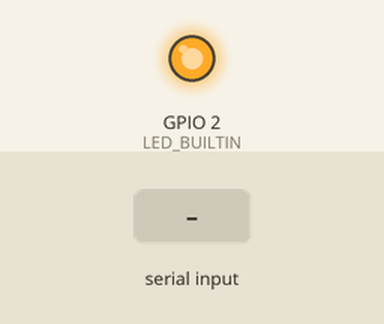
A sketch run on a simulated ESP8266 (NodeMCU). Parts: output pins drawn as LEDs (lit = HIGH, except the on-board LED, lit = LOW). Inputs (shaded band) come from the test bench. WiFi joins after 1.5 s; servers stay silent unless stated; storage starts empty; pins used as bus, display or sensor lines are not drawn; what the sketch prints to the serial monitor is not drawn.

Above: at 2.7 s.
2.8 s: "," received over Serial
At 3.5 s:
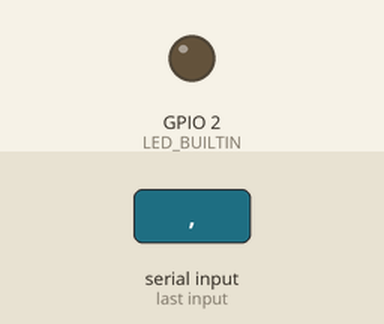
4.3 s: "." received over Serial
At 4.6 s:
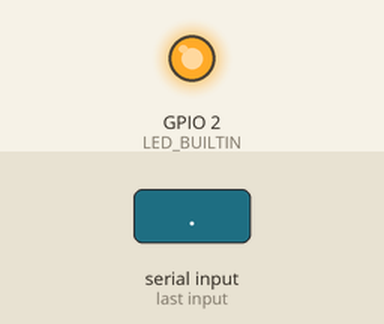
5.8 s: "90,45,200\n" received over Serial
At 6.9 s:
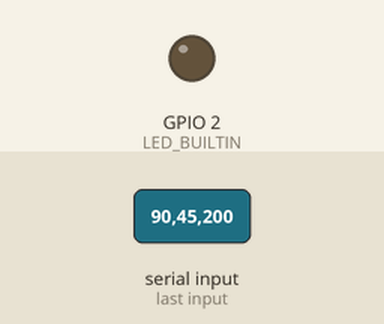
Timing chart, 0 to 8.8 s (numbered marks = the images above; inputs shaded):
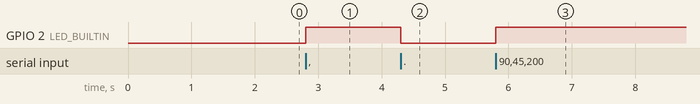

Measured:
- after the input at 2.8 s, GPIO 2 (LED_BUILTIN): LOW → HIGH at once
- after the input at 4.3 s, GPIO 2 (LED_BUILTIN): HIGH → LOW at once
- after the input at 5.8 s, GPIO 2 (LED_BUILTIN): LOW → HIGH at once

The sketch:

main.ino
```cpp
#include <FS.h>
#include <ESP8266WiFi.h>
#include <WiFiClient.h>
#include <ESP8266WebServer.h>
#include<Timer.h>

const char* ssid = "ESP8266_AP";
const char* password = "@Aass_esp8266";
String usn ="admin";
String psd ="admin";

String set_stime_m;
String set_stime_s;
String set_ftime_m;
String set_ftime_s;
String set_ptime_m;
String set_ptime_s;
int set_stime;
int set_ftime;
int set_ptime;
int ttime = 0; //總時間
int stime = 0; //剩餘時間
int nstate = 3;//倒數狀態 STOP/START/SETTING/UP
int ftime = 2; //閃爍次數
int ptime = 30;//提示鈴時間
const char RE_LOG[] =
"<!DOCTYPE html>"
"<html lang=\"zh-TW\">"
"<head>"
    "<meta charset=\"UTF-8\">"
    "<meta name=\"viewport\" content=\"width=device-width, initial-scale=1.0\">"
    "<link rel=\"stylesheet\" href=\"css/bootstrap.min.css.gz\">"
    "<script src=\"js/jquery-3.5.1.min.js.gz\"></script>"
    "<script src=\"js/bootstrap.min.js.gz\"></script>"
    "<title>index</title>"
"</head>"
"<body>"
 "<div class=\"container-fluid\">"
  "<div class=\"row\">"

    "<div class=\"container p-4 my-4 bg-dark text-white\">"
      "<a href=\"LOG/LOG.html\" role=\"button\" class=\"btn btn-outline-danger active float-right\">進階設定</a>"
      "<h1 class=\"display-3\">專題計數器頁面</h1>"
    "</div>"
  "</div>"
  "<div class=\"row\">"
    "<div class=\"col\">"
      "<div class=\"container p-4 my-4 bg-info text-white\">"
         "<ul class=\"list-group\">"
           "<li class=\"list-group-item list-group-item-info\">"
            "<div class=\"row\">"
              "<div class=\"col-sm-3\"><span>登入失敗請重新登入</span></div>"
              "<div class=\"col-sm-9\">"
                              "<input type=\"button\" class=\"btn btn-outline-danger active float-right\" value=\"返回登入\" onclick=\'location.href=\"LOG.html\"\'>"
                          "</div>"
            "</div>"
          "</li>"
        "</ul>"
      "</div>"
    "</div>"
  "</div>"
  "<div class=\"col-sm-9\">"
    "</div>"
    "<div class=\"col-sm-3\">"
      "<h6 class=\"text-muted\">切勿抄襲 <small>by Mockingjay </small></h6>"
    "</div>"
  "</div>"
"</div>"

"</body>"
"</html>";

const char RE_SET[] =
"<!DOCTYPE html>"
"<html lang=\"zh-TW\">"
"<head>"
    "<meta charset=\"UTF-8\">"
    "<meta name=\"viewport\" content=\"width=device-width, initial-scale=1.0\">"
    "<link rel=\"stylesheet\" href=\"css/bootstrap.min.css.gz\">"
    "<script src=\"js/jquery-3.5.1.min.js.gz\"></script>"
    "<script src=\"js/bootstrap.min.js.gz\"></script>"
    "<title>index</title>"
"</head>"
"<body>"
"<script>document.location.href=\"set.html\";</script>"
"</body>"
"</html>";

const char SET_VAR[] =
"<!DOCTYPE html>"
"<html lang=\"zh-TW\">"
"<head>"
    "<meta charset=\"UTF-8\">"
    "<meta name=\"viewport\" content=\"width=device-width, initial-scale=1.0\">"
    "<link rel=\"stylesheet\" href=\"css/bootstrap.min.css.gz\">"
    "<script src=\"js/jquery-3.5.1.min.js.gz\"></script>"
    "<script src=\"js/bootstrap.min.js.gz\"></script>"
    "<title>index</title>"
"</head>"
"<body>"

"<script language=\"javascript\">"
  "alert(\'完成設定\');"
  "document.location.href=\"set.html\";"
"</script>"
"</body>"
"</html>";


ESP8266WebServer server(80);
Timer t1s;
Timer t5s;
Timer t400ms;

void correction()
{
  digitalWrite(14,HIGH); //14 = GPIO14 = D5
  Serial.print("Am");
  Serial.print(String(ttime/60)+",");
  Serial.print("As");
  Serial.print(String(ttime%60)+",");
  Serial.print("Bm");
  Serial.print(String(stime/60)+",");
  Serial.print("Bs");
  Serial.print(String(stime%60)+",");
  Serial.print("C");
  Serial.print(String(nstate)+",");
  Serial.print("D");
  Serial.print(String(ftime)+",");
  Serial.print("E");
  //Serial.print(String(ptime)+",");
  Serial.println(String(ptime)+",");
  digitalWrite(14,LOW);
}
int flag_tx = 0;
bool brin = LOW;
void get_info_arm()
{
  if(Serial.available())
  {
    if(flag_tx == 0)
    {
      flag_tx = 1;
    }
    else
    {
      flag_tx = 0;
    }
    digitalWrite(LED_BUILTIN,flag_tx);

    String str1 = Serial.readString();
    str1.trim();
    int value [4]; //[0]:stime [1]:state [2]:position of , [3]:position of .
    value[2] = str1.indexOf(",",0);
    value[3] = str1.indexOf(".",0);
    String a = "";
    String b = "";
    nstate = str1.substring(value[2]+1,value[3]).toInt();
    if(nstate == 3)
    {
      stime = str1.substring(0,value[2]).toInt();
    }
  }
}

void count()
{
  ttime +=1;
  if(stime < 0 && nstate == 2)
  {
    nstate = 4;
  }
  if(nstate == 2 || nstate ==  4)
  {
    stime -=1;
  }
}
unsigned long t400mso;
unsigned long t400msn;
unsigned long t1so;
unsigned long t1sn;
void setup() {
  pinMode(LED_BUILTIN,OUTPUT);
  pinMode(14,OUTPUT); //D5 GPIO14
  //pinMode(4,OUTPUT); //D2 GPIO4
  digitalWrite(14,LOW);
  //digitalWrite(14,HIGH);
  Serial.begin(115200);
  WiFi.mode(WIFI_STA);
  WiFi.begin(ssid,password);
   // Wait for connection
  WiFi.config(IPAddress(192,168,4,101),IPAddress(192,168,4,254),IPAddress(255,255,255,0));//固定IP
  while (WiFi.status() != WL_CONNECTED) {
    delay(500);
    Serial.print(".");
  }
  Serial.print("IP Address: ");
  Serial.println(WiFi.localIP());
  server.begin();
  server.on("/", fileindex);
  server.on("/index.html", fileindex);
  server.on("/LOG.html", LOG);
  server.on("/set.html", SET);
  server.on("/var/function.js",func);
  server.on("/css/bootstrap.min.css.gz", bootstrap);
  server.on("/js/bootstrap.min.js.gz", bootstrapmin);
  server.on("/js/jquery-3.5.1.min.js.gz", jquery);
  server.on("/check", []() {
    String username = server.arg("username");
    String passwd = server.arg("password");
    if((username == usn) &&(passwd == psd))
    {
      server.send(200, "text/html",RE_SET );
    }
    else
    {
      server.send(200, "text/html",RE_LOG );
    }
  });
  server.on("/set_state_on", []() {
    server.send(200, "text/html",RE_SET );
    //Serial.print("nstate: ");
    nstate = 2;
    //Serial.println(nstate);
  });
  server.on("/set_state_off", []() {
    server.send(200, "text/html",RE_SET );
    //Serial.print("nstate: ");
    nstate = 1;
    //Serial.println(nstate);
  });

  server.on("/data.json", []() {
    server.send(200, "application/json", "[{\"ttime_m\":\""+ String(ttime/60) + "\",\"ttime_s\":\""+ String(ttime%60) + "\",\"stime_m\":\""+ String(stime/60) + "\",\"stime_s\":\"" + String(stime%60) + "\",\"nstate\":\"" + String(nstate) + "\", \"ftime\":\"" + String(ftime) + "\", \"ptime\":\"" + String(ptime) + "\"}]");
  });

  server.on("/set_var", []() {
    set_stime_m = server.arg("set_stime_m");
    set_stime_s = server.arg("set_stime_s");
    if((set_stime_m=="") && (set_stime_s==""))
    {
        //Serial.println("No Enter the stime Data.");
    }
    else
    {
      set_stime =  (set_stime_m.toInt()*60)+(set_stime_s.toInt());
      //Serial.print("stime: ");
      //Serial.println(set_stime);
      stime = set_stime;
      nstate = 3;
    }

    set_ftime_m = server.arg("set_ftime_m");
    set_ftime_s = server.arg("set_ftime_s");
    if((set_ftime_m=="") && (set_ftime_s==""))
    {
        //Serial.println("No Enter the ftime Data.");
    }
    else
    {
      set_ftime =  (set_ftime_m.toInt()*60)+(set_ftime_s.toInt());
      //Serial.print("ftime: ");
      //Serial.println(set_ftime);
      ftime = set_ftime;
      nstate = 3;
    }

    set_ptime_m = server.arg("set_ptime_m");
    set_ptime_s = server.arg("set_ptime_s");
    if((set_ptime_m=="") && (set_ptime_s==""))
    {
        //Serial.println("No Enter the ptime Data.");
    }
    else
    {
      set_ptime =  (set_ptime_m.toInt()*60)+(set_ptime_s.toInt());
      //Serial.print("ptime: ");
      //Serial.println(set_ptime);
      ptime = set_ptime;
      nstate = 3;
    }
    server.send(200, "text/html",SET_VAR );
    //Serial.println("已完成設定");
  });


//NEW
  SPIFFS.begin();
  //t1s.every(1000,count);
  //t5s.every(1000,correction);
  //t400ms.every(400,serverHC);
  t400msn = millis();
  t400mso = 0;
  t1sn =millis();
  t1so = 0;
}

void loop()
{
  t400msn = millis();
  t1sn =millis();
  /*if((t400msn-t400mso)>=200)
  {
    t400mso = millis();
    serverHC();
  }*/
  serverHC();

  if((t1sn-t1so) >= 1000)
  {
    t1so = millis();
    count();
    correction();
    //brin = !brin;
    //digitalWrite(4,brin);
  }
  //server.handleClient();
  //t1s.update();
  //t5s.update();
  get_info_arm();
}
void serverHC()
{
  server.handleClient();
}
void LOG()
{
  File file = SPIFFS.open("/LOG.html", "r");
  size_t sent = server.streamFile(file, "text/html");
}
void SET()
{
  File file = SPIFFS.open("/set.html", "r");
  size_t sent = server.streamFile(file, "text/html");
}

void func()
{
  File file = SPIFFS.open("/var/function.js", "r");
  size_t sent = server.streamFile(file, "application/javascript");
}

void fileindex()
{
  File file = SPIFFS.open("/index.html", "r");
  size_t sent = server.streamFile(file, "text/html");
}
void bootstrap()
{
  File file = SPIFFS.open("/css/bootstrap.min.css.gz", "r");
  size_t sent = server.streamFile(file, "text/css");

}
void bootstrapmin()
{
  File file = SPIFFS.open("/js/bootstrap.min.js.gz", "r");
  size_t sent = server.streamFile(file, "application/javascript");

}
void jquery()
{
  File file = SPIFFS.open("/js/jquery-3.5.1.min.js.gz", "r");
  size_t sent = server.streamFile(file, "application/javascript");
}
```
